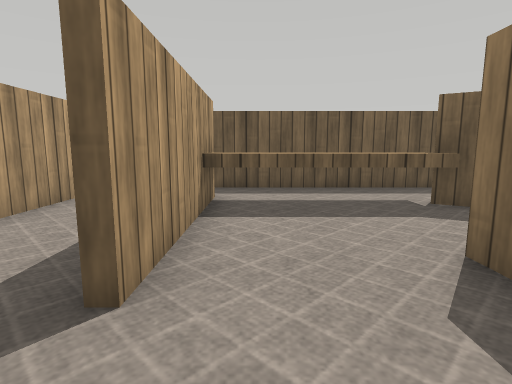
view 1 (above)

17 first-person views from a walk through a robot-simulator world made for Webots. The camera is 0.22 m above the floor, tilts 8° down and sees 80° across. The floor is counted in squares, 0.2 m on a side. Each view is taken from the middle of a square. On the plan, view 1 faces up. The plan holds only what a view shows up to about 12 squares ahead; the rest is blank. The place goes on beyond the plan. The robots in the file are not drawn. Simple shapes and patterns stand in for the simulator's stock objects.

view 2
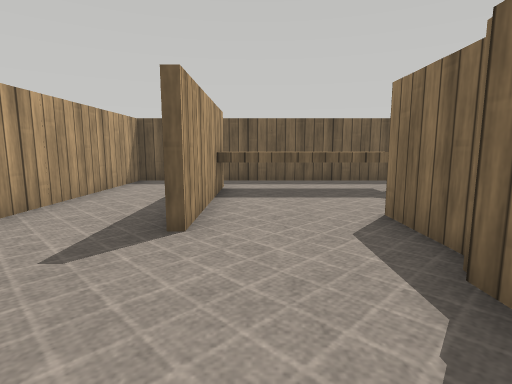

view 3
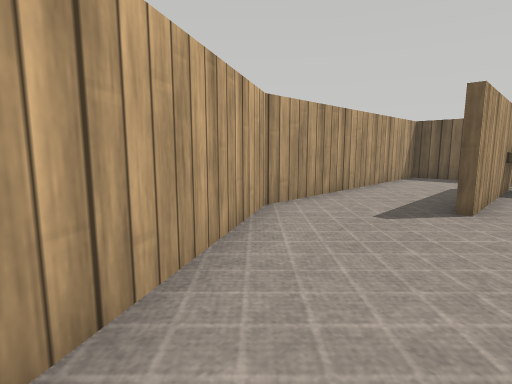

view 4
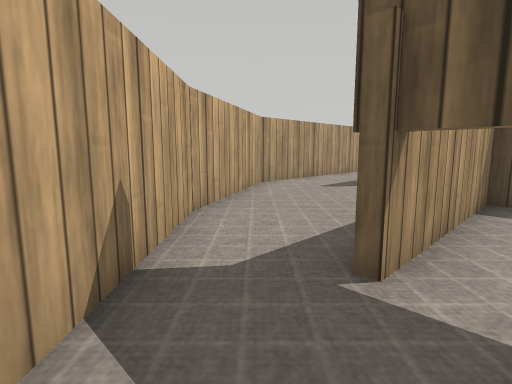

view 5
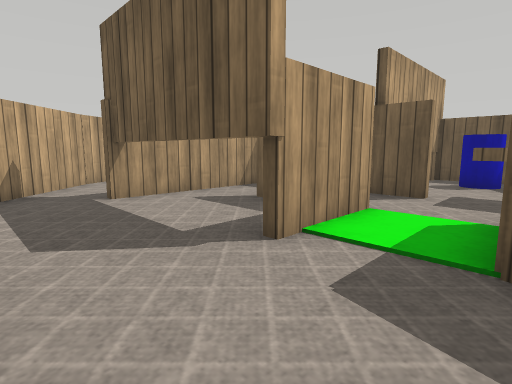

view 6
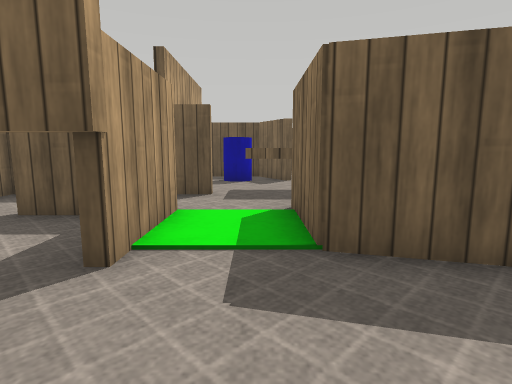

view 7
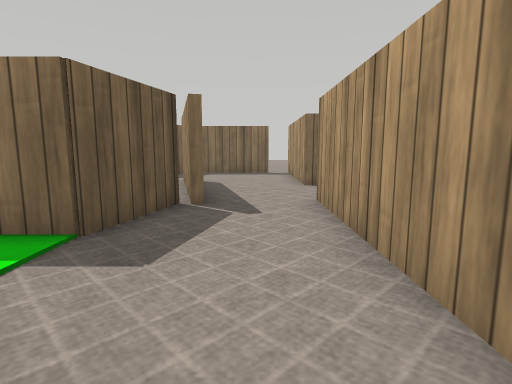

view 8
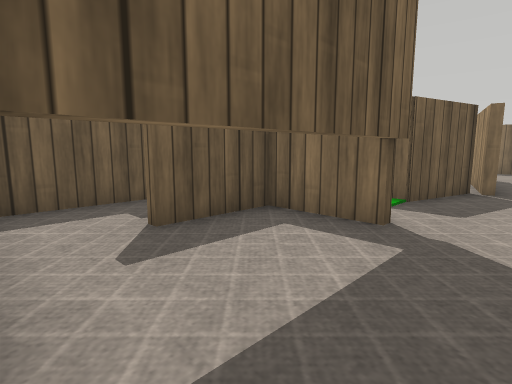

view 9
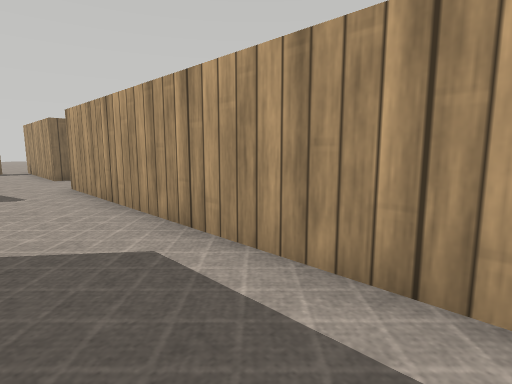

view 10
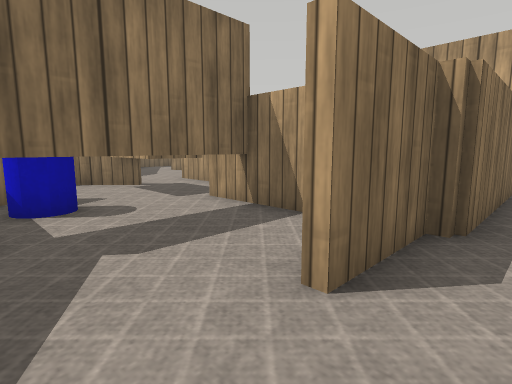

view 11
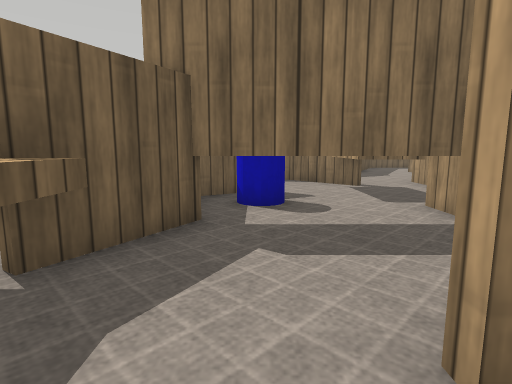

view 12
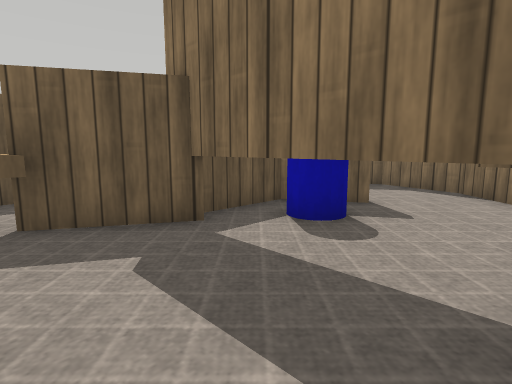

view 13
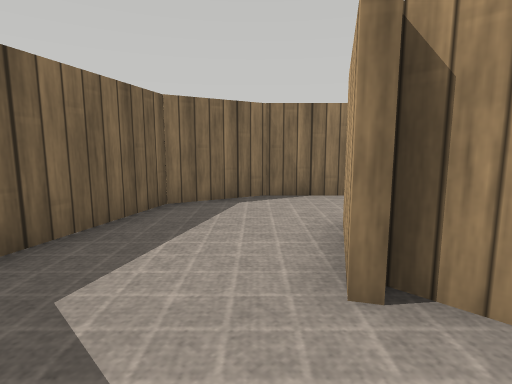

view 14
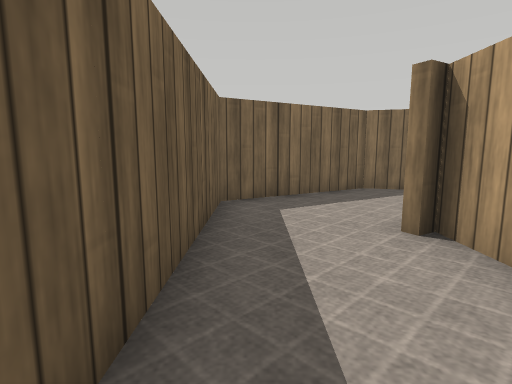

view 15
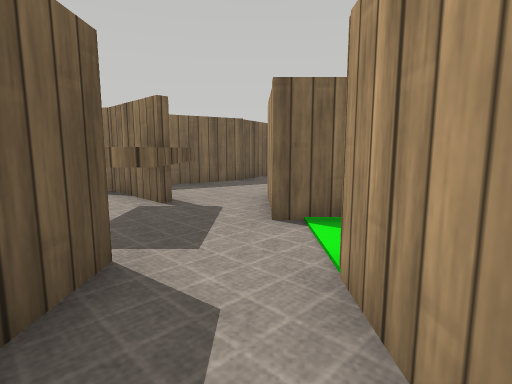

view 16
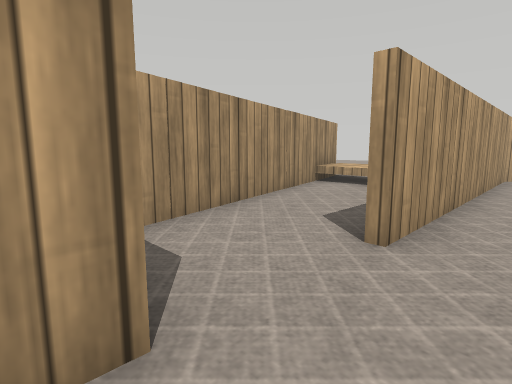

view 17
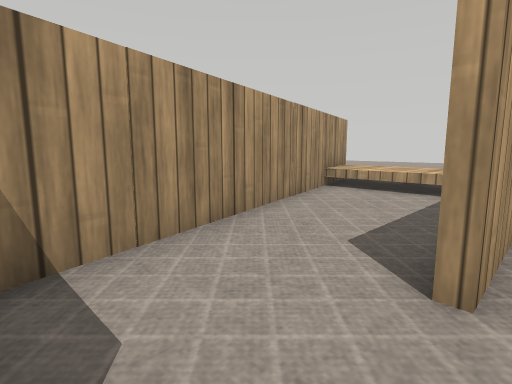

### Floor plan
Key: @ floor where view 1 was taken; # wall or solid block; x gap in a wall; . floor; = window, fence, low wall or low ledge; T thing the floor can be seen under or through; C blue cylinder.
Columns run from 4 left of view 1 to 15 right of it. Each row starts with its distance up from view 1.
  9 ################
  8 #. ............#
  7 #..#    .......##
  6 #..#######..#...#
  5 #..#.....TT##...##
  4 #..#......TCC#..#
  3 #..#..#...T.....#
  2 #.....#...T.TT#####
  1 #.....#...T.T T...#
  0 #...@.####TxTTT...##
 -1 ##....#......TTT...#
 -2  #....#.###..T
 -3  ##...#...T..#
 -4   ##..#TTTT..#######
 -5    ##..........##...
 -6     ##..............
 -7      ##.............
 -8       ##########..##
 -9          ==.......#
-10         ===.....###
-11         ===.#####
-12         =####

Positions as (right, up) in squares from view 1, and headings:
1: (0, 0), facing up
2: (0, -2), facing up
3: (0, -4), facing up-left
4: (3, -7), facing up-left
5: (9, -7), facing up-left
6: (8, -7), facing up
7: (5, -6), facing right
8: (2, -6), facing up-right
9: (2, -5), facing down-right
10: (1, 5), facing down-right
11: (1, 4), facing right
12: (3, 1), facing up-right
13: (7, 8), facing down-right
14: (4, 8), facing right
15: (4, -1), facing right
16: (15, -6), facing down-left
17: (14, -7), facing down-left
